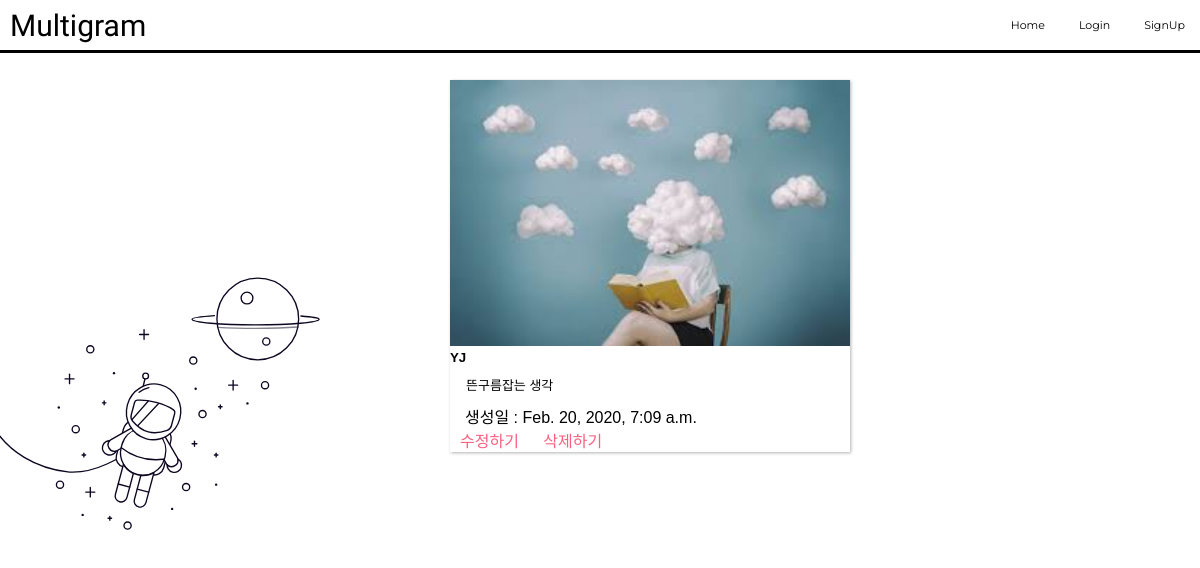
The page /detail/21/ on the database its author committed.
### photo/models.py (models this page shows, shortened)
class Photo(models.Model):
    author = models.ForeignKey(User, on_delete=models.CASCADE, related_name='user')
    text = models.TextField(blank=True)
    image = models.ImageField(upload_to='timeline_photo/%Y/%m/%d')
    created = models.DateTimeField(auto_now_add=True)
    update = models.DateTimeField(auto_now=True)
    like = models.ManyToManyField(User, related_name='like_post', blank=True)
    favorite = models.ManyToManyField(User, related_name='favorite_post', blank=True)
    class Meta:
        ordering = ['-created']

### photo/views.py (the view)
# urls.py: path("detail/<int:pk>/", PhotoDetail.as_view(), name='detail'),
class PhotoDetail(DetailView):
    model = Photo
    template_name_suffix = '_detail'

### photo/templates/photo/photo_detail.html (shortened to what this page needs)
{% extends 'base.html' %}
{% block content %}
<div class="row" id = "detail">
    <div class="col-12 col-xl-4 col-md-4">
        <div class="card" style="">
            <img src=" {{ object.image.url }}" class="card-img-top" alt="...">
            <div class="card-body">
                <h5 class="card-title">{{ object.author }}</h5>
                <p class="card-text"> {{ object.text }} </p>
            </div>
            <ul class='list-group list-group-flush'>
                 <li class="list-group-item">생성일 : {{ object.created }}</li>
                     {% load disqus_tags %}
            </ul>
            <div class="card-body">
                <a href="{% url 'photo:update' object.id %}" class="card-link">수정하기</a>
                <a href="{% url 'photo:delete' object.id %}" class="card-link">삭제하기</a>
            </div>
        </div>
    </div>
</div>
{% endblock %}

### rows shown on the page
Photo: image (picture), author "YJ", text "뜬구름잡는 생각", created "Feb. 20, 2020, 7:09 a.m."
